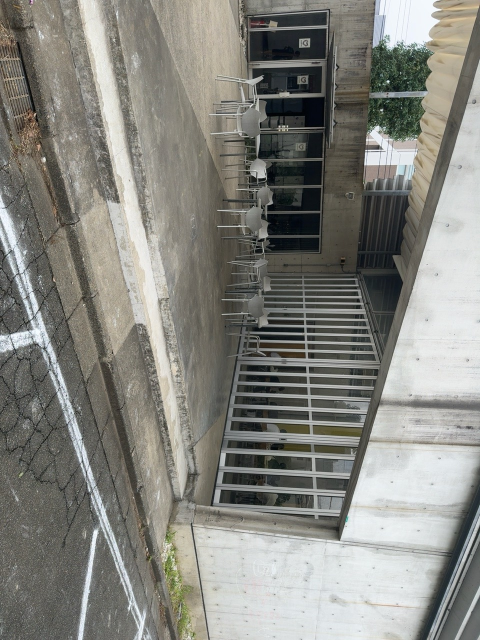
#> input picture Assets/Resources/UI/HardIntro/campus-courtyard.jpg, 960 x 1280 px, given in place of pose-00.png, which was not available (shown at 1/2 size)
$ python pack_atlas.py ../../Assets/Resources/UI/HardIntro out.png
#> lines starting #> are read from the running program, lines starting #| are printed output that depends on the picture
"""python pack_atlas.py FRAMES OUTPUT_PNG (Pillow)"""
from PIL import Image
from pathlib import Path
import sys
atlas = Image.new("RGBA", (2048, 2048))
#> atlas: PIL image 2048x2048 RGBA; every value is 0
for index in range(16):
    with Image.open(Path(sys.argv[1]) / f"pose-{index:02}.png") as frame:
#> frame is the input picture: PIL image 960x1280 RGB; mean R, G, B 133.5, 133.3, 127.1
        atlas.paste(frame, (index % 4 * 512, index // 4 * 512))
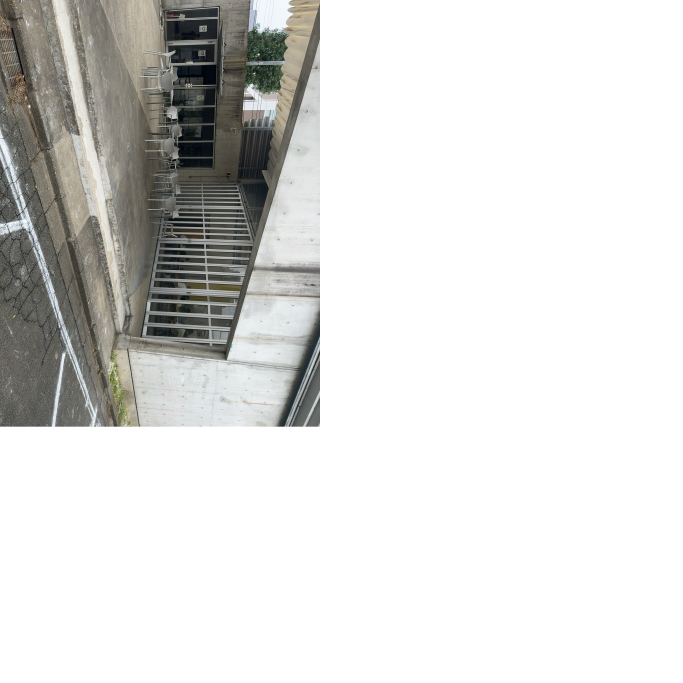
#> atlas: PIL image 2048x2048 RGBA (shown at 1/3 size); mean R, G, B, A 39.1, 39.1, 37.2, 74.7; transparent parts drawn white
#> pass 2 of the loop `for index in range(16):`:
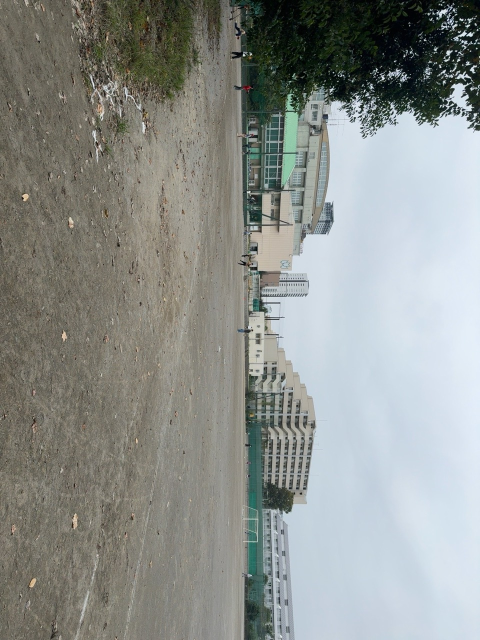
#> input picture Assets/Resources/UI/HardIntro/campus-field.jpg, 960 x 1280 px, given in place of pose-01.png, which was not available (shown at 1/2 size)
#> frame is the input picture: PIL image 960x1280 RGB; mean R, G, B 141.2, 144.9, 141.1
#> `atlas.paste(frame, (index % 4 * 512, index // 4 * 512))`:
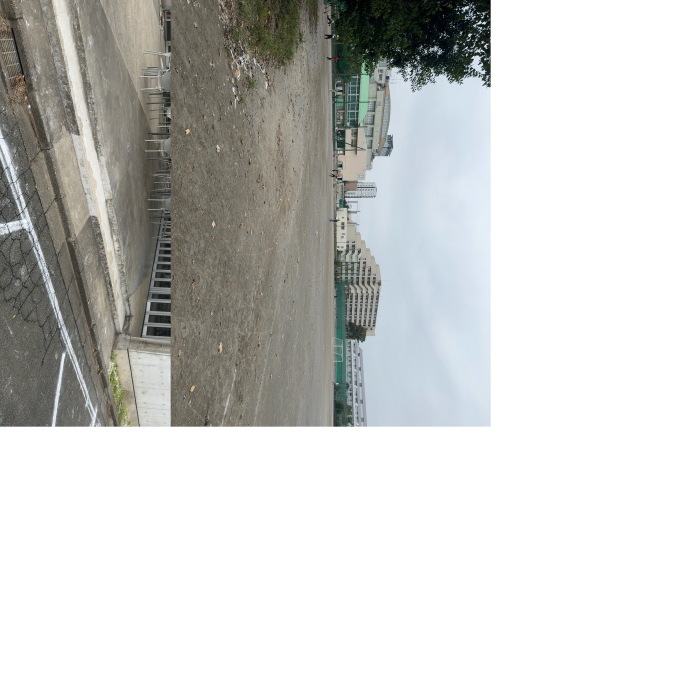
#> atlas: PIL image 2048x2048 RGBA (shown at 1/3 size); mean R, G, B, A 61.9, 62.6, 60.2, 114.6; transparent parts drawn white
#> (the run stopped early here; a loop or call above may not have finished)
